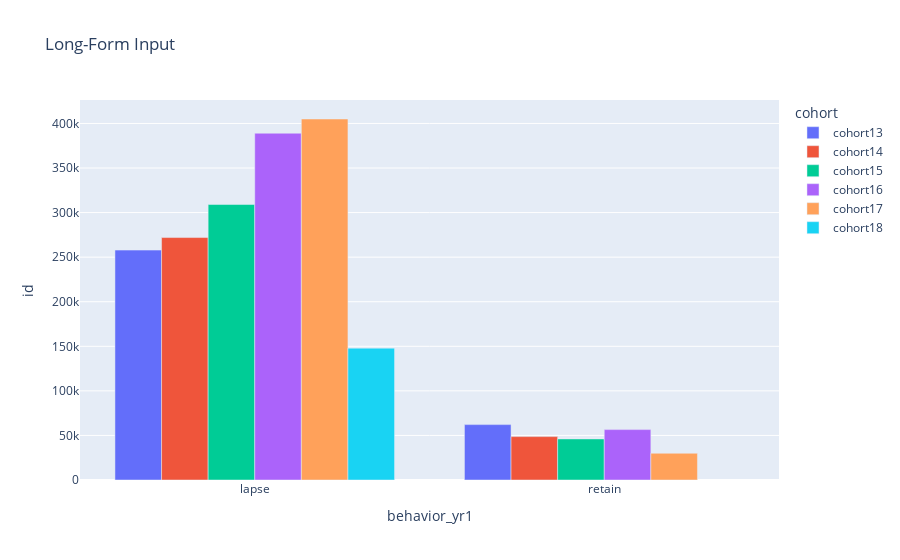

The notebook cell this image was saved under:
### Code cell
fig = px.bar(yr1_behavior, x="behavior_yr1", y="id", color="cohort", title="Long-Form Input", barmode='group')
fig.show()

### Figure 1 — Plotly figure (JSON) as saved in the notebook; plotly's stock layout.template omitted (floating-point values rounded to 4 significant figures)
{"data": [{"alignmentgroup": "True", "hovertemplate": "cohort=cohort13<br>behavior_yr1=%{x}<br>id=%{y}<extra></extra>", "legendgroup": "cohort13", "marker": {"color": "#636efa"}, "name": "cohort13", "offsetgroup": "cohort13", "orientation": "v", "showlegend": true, "textposition": "auto", "type": "bar", "x": ["lapse", "retain"], "xaxis": "x", "y": [257939, 62130], "yaxis": "y"}, {"alignmentgroup": "True", "hovertemplate": "cohort=cohort14<br>behavior_yr1=%{x}<br>id=%{y}<extra></extra>", "legendgroup": "cohort14", "marker": {"color": "#EF553B"}, "name": "cohort14", "offsetgroup": "cohort14", "orientation": "v", "showlegend": true, "textposition": "auto", "type": "bar", "x": ["lapse", "retain"], "xaxis": "x", "y": [272006, 48667], "yaxis": "y"}, {"alignmentgroup": "True", "hovertemplate": "cohort=cohort15<br>behavior_yr1=%{x}<br>id=%{y}<extra></extra>", "legendgroup": "cohort15", "marker": {"color": "#00cc96"}, "name": "cohort15", "offsetgroup": "cohort15", "orientation": "v", "showlegend": true, "textposition": "auto", "type": "bar", "x": ["lapse", "retain"], "xaxis": "x", "y": [309059, 46078], "yaxis": "y"}, {"alignmentgroup": "True", "hovertemplate": "cohort=cohort16<br>behavior_yr1=%{x}<br>id=%{y}<extra></extra>", "legendgroup": "cohort16", "marker": {"color": "#ab63fa"}, "name": "cohort16", "offsetgroup": "cohort16", "orientation": "v", "showlegend": true, "textposition": "auto", "type": "bar", "x": ["lapse", "retain"], "xaxis": "x", "y": [389060, 56538], "yaxis": "y"}, {"alignmentgroup": "True", "hovertemplate": "cohort=cohort17<br>behavior_yr1=%{x}<br>id=%{y}<extra></extra>", "legendgroup": "cohort17", "marker": {"color": "#FFA15A"}, "name": "cohort17", "offsetgroup": "cohort17", "orientation": "v", "showlegend": true, "textposition": "auto", "type": "bar", "x": ["lapse", "retain"], "xaxis": "x", "y": [405001, 29990], "yaxis": "y"}, {"alignmentgroup": "True", "hovertemplate": "cohort=cohort18<br>behavior_yr1=%{x}<br>id=%{y}<extra></extra>", "legendgroup": "cohort18", "marker": {"color": "#19d3f3"}, "name": "cohort18", "offsetgroup": "cohort18", "orientation": "v", "showlegend": true, "textposition": "auto", "type": "bar", "x": ["lapse"], "xaxis": "x", "y": [147945], "yaxis": "y"}], "layout": {"barmode": "group", "legend": {"title": {"text": "cohort"}, "tracegroupgap": 0}, "title": {"text": "Long-Form Input"}, "xaxis": {"anchor": "y", "domain": [0, 1], "title": {"text": "behavior_yr1"}}, "yaxis": {"anchor": "x", "domain": [0, 1], "title": {"text": "id"}}}}
